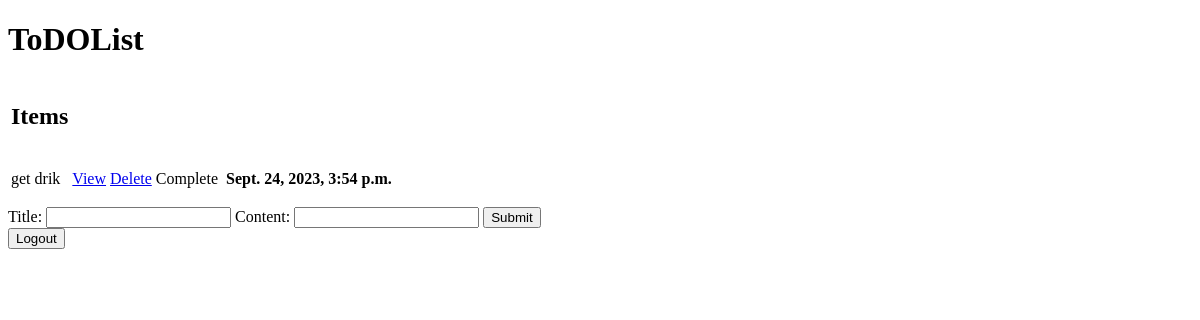
The app's page / (signed in), older data.
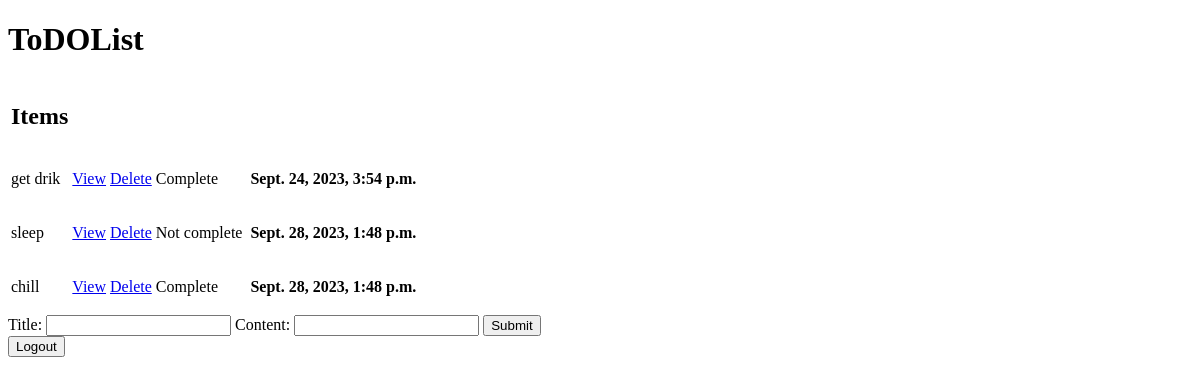
The same page, newer data.
### base/models.py (models this page shows, shortened)
class Task(models.Model):
    user = models.ForeignKey(User, on_delete=models.CASCADE)
    title = models.CharField(max_length=200)
    content = models.TextField(null=True, blank=True)
    complete = models.BooleanField(default=False)
    created = models.DateTimeField(auto_now_add=True)

### base/views.py (the view)
# urls.py: path('', views.index, name='index'),
@login_required
def index(request):
    context = Task.objects.filter(user=request.user)
    if request.method == 'POST':
        title = request.POST['title']
        content = request.POST['content']
        user = request.user
        Task.objects.create(user=user,title=title, content=content)
        return redirect('index')
    return render(request, 'base/index.html', {'tasks':context})

### base/templates/base/index.html (shortened to what this page needs)
{% extends 'base/base.html' %}
{% block content %}
<table>
    <tr>
        <th><h2>Items</h2></th>
    </tr>
    {% for task in tasks %}
    <tr>
        <td>
            <p>
            {{ task.title }}
            </p>
        </td>
        <td>
            <a href="{% url 'task-content' task.id %}">View</a>
        </td>
       <td>
        <a href="{% url 'delete-task' task.id %}">Delete</a>
       </td>
        <td>
            {% if task.complete %}
            <p>Complete</p>
            {% else %}
            <p> Not complete </p>
            {% endif %}</p>
        </div>
    </td>
        <td>
        </td>
        <td>
                <b>{{ task.created }}</b>
        </td>
    </tr>
    {% empty %}
        <h3>No items in list</h3>
    {% endfor %}
<form method="post">
    <label for="title">Title:</label>
    <input title="title" type="text" id="title" name="title" required>
    <label for="content">Content:</label>
    <input title="content" type="text" id="content" name="content">
    <input type="submit">
</form>
<div>
<a href="{% url 'logout' %}"><button>Logout</button></a>
</div>
{% endblock content %}

### base/templates/base/base.html (shortened to what this page needs)
{% load static %}
<!DOCTYPE html>
<html lang="en">
<head>
    <link rel="stylesheet" type="text/stylesheet" href="{% static 'pico.slim.css' %}">
</head>
<body>
    <h1>ToDOList</h1>
    <div class="container">
    {% block content %}
    {% endblock content %}
</body>
</html>

Row changes from the older to the newer data that the page shows:
added Task: title "sleep", complete "Not complete", created "Sept. 28, 2023, 1:48 p.m."
added Task: title "chill", complete "Complete", created "Sept. 28, 2023, 1:48 p.m."
